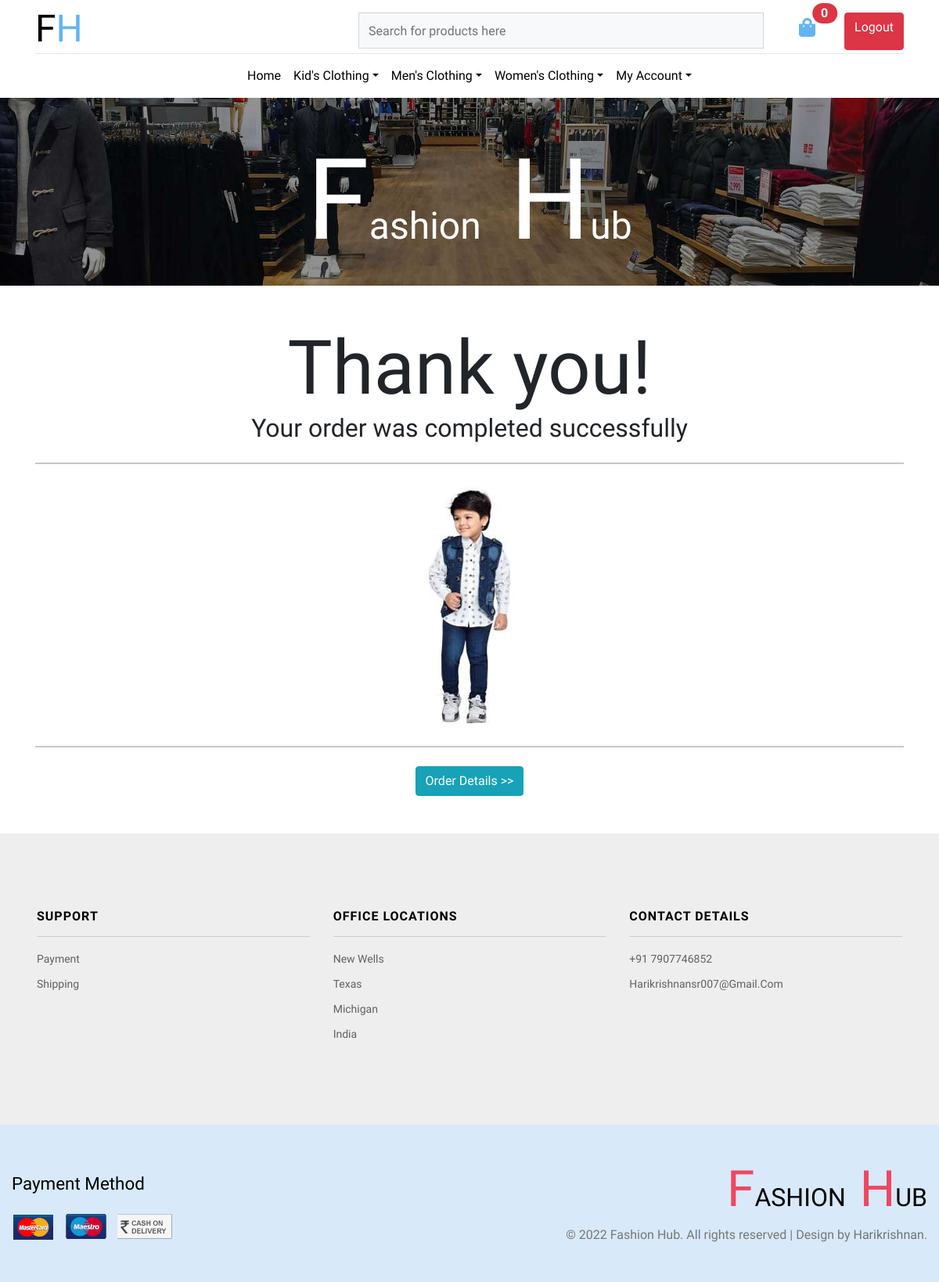
Before: /order/thank_you (signed in) with the older database file.
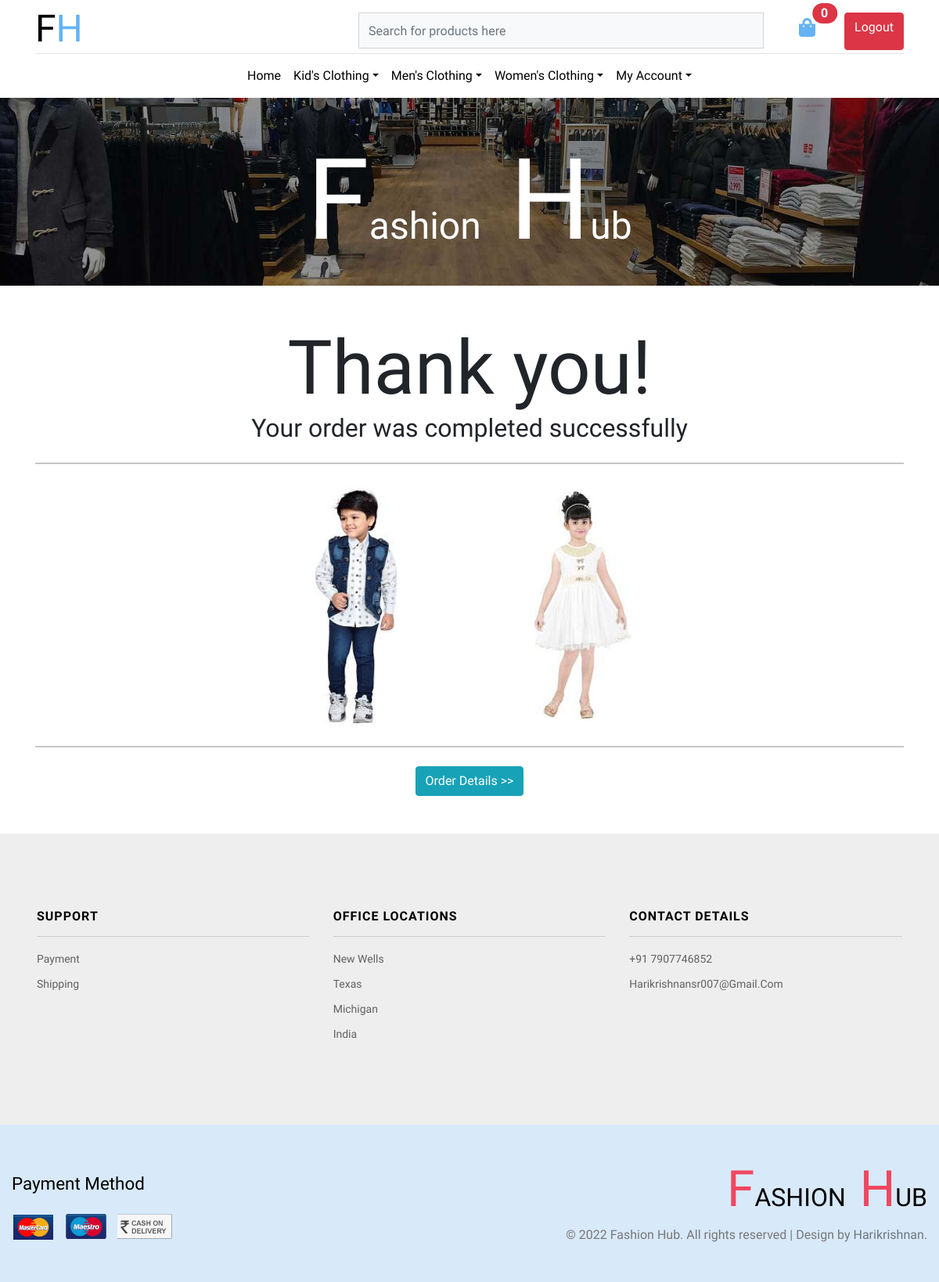
After: the same page with the newer database file.
### admin_dashboard/models.py (models this page shows, shortened)
class Category(MPTTModel):
    name = models.CharField( max_length=255, unique=True)
    image = models.ImageField(upload_to="category", blank=True)
    parent = TreeForeignKey('self', related_name='children', on_delete=models.CASCADE, blank=True, null=True)
    slug = models.SlugField( max_length=255, null = True, unique=True)
    description = models.TextField(null = True, blank = True)
    created = models.DateTimeField( auto_now_add=True)
    updated = models.DateTimeField(auto_now=True)
    class MPTTMeta:
        order_insertion_by = ['name']
    class Meta:
        unique_together = (('parent', 'slug',))
        verbose_name_plural = 'categories'

class Product(models.Model):
    category=TreeForeignKey(Category,  on_delete=models.CASCADE, related_name='products')
    name=models.CharField(max_length=200, unique=True)
    brand = models.ForeignKey(Brand, on_delete=models.CASCADE, null = True, blank = True, related_name='products')
    slug=models.SlugField(max_length=200, null = True, unique=True)
    image=models.ImageField(upload_to='product',blank=True)
    description=models.TextField(blank=True)
    price=models.DecimalField(max_digits=10, decimal_places=2)
    available=models.BooleanField(default=True)
    created=models.DateTimeField(auto_now_add=True)
    updated=models.DateTimeField(auto_now=True)
    quantity =  models.IntegerField(blank=True, null=True)
    is_featured=models.BooleanField(default=False)

### order/models.py (models this page shows, shortened)
class OrderItem(models.Model):
    product = models.ForeignKey(Product, on_delete=models.CASCADE)
    order = models.ForeignKey(Order, on_delete=models.CASCADE, related_name="order_items")
    quantity = models.IntegerField()
    price = models.DecimalField(max_digits=10, decimal_places=2, null = True, blank = True)

### order/views.py (the view)
# urls.py: path('order/thank_you', views.thankYou, name="thank_you"),
def thankYou(request, order = None):
    if request.user.is_authenticated:
        order = Order.objects.filter(user = request.user).last()
    context = {
        "order": order
    }
    return render(request,"shop/thank_you.html", context)

### admin_dashboard/context_processor.py (called while the page is built)
def subject_renderer(request):
   return {
       'main_categories': Category.objects.filter(parent=None).order_by('name')
   }

### templates/shop/thank_you.html (shortened to what this page needs)
{% extends 'shop/main.html' %}
{% load static %}
{% block content%}
	<div class="ibanner_w3 pt-sm-5 pt-3">
		<h4 class="head_agileinfo text-center text-capitalize text-center pt-5">
			<span>f</span>ashion
			<span>h</span>ub</h4>
	</div>
    <section class="checkout_wthree py-sm-5 py-3">
        <div class="container text-center ">
            <h1 class="display-1"><strong>Thank you!</strong></h1>
            <h2>Your order was completed successfully</h2>
            <hr class="my-4" />
            {% for item in order.order_items.all %}
                <img src="{{ item.product.image.url }}" alt="img" class="w-10">
            {% endfor %}
            <hr class="my-4" />
            <a href="{% url 'order_details' order.order_number %}" class="btn btn-info btn-rounded">Order Details >> </a>
        </div>
    </section>
{% endblock%}

### templates/shop/main.html (shortened to what the changed rows need)
{% load static %}
<!DOCTYPE html>
<html lang="zxx">
    <head>
        <link href="https://cdn.jsdelivr.net/npm/bootstrap@5.0.0-beta3/dist/css/bootstrap.min.css" rel="stylesheet" />
        <link rel="stylesheet" href="https://cdnjs.cloudflare.com/ajax/libs/font-awesome/5.15.3/css/all.min.css" />
        <link rel="stylesheet" href="https://use.fontawesome.com/releases/v5.7.2/css/all.css">
        <link rel="stylesheet" type="text/css" href="{% static '/css/shop/bootstrap.css' %}"  media="all">
        <link rel="stylesheet" type="text/css" href="{% static '/css/shop/shop.css' %}"  media="all">
        <link rel="stylesheet" type="text/css" href="{% static '/css/shop/owl.carousel.min.css' %}"  media="all">
        <link rel="stylesheet" type="text/css" href="{% static '/css/shop/style.css' %}"  media="all">
        <link rel="stylesheet" type="text/css" href="{% static '/css/shop/flexslider.css' %}"  media="all">
        <link rel="stylesheet" type="text/css" href="{% static '/css/shop/checkout.css' %}"  media="all">
        <link rel="stylesheet" type="text/css" href="{% static '/css/shop/easy-responsive-tabs.css' %}"  media="all">
        <link rel="stylesheet" type="text/css" href="{% static '/css/shop/creditly.css' %}"  media="all">
        <link rel="stylesheet" type="text/css" href="{% static '/css/shop/owl.carousel.min.css' %}"  media="all">
    </head>
    <body>
        <header>
            <div class="container">
                <nav class="top_nav d-flex pt-3 pb-1">
                    <h1>
                        <a class="navbar-brand" href="{% url 'home'  %}">fh
                        </a>
                    </h1>
                </nav>
                <nav class="navbar navbar-expand-lg navbar-light justify-content-center">
                    <div class="collapse navbar-collapse" id="navbarSupportedContent">
                        <ul class="navbar-nav mx-auto text-center">
                            {% for main_category in main_categories %}
                                <li class="nav-item dropdown has-mega-menu" style="position:static;">
                                    <a class="nav-link dropdown-toggle" data-toggle="dropdown" href="{%  url 'product_list' main_category.slug %}" role="button" aria-haspopup="true" aria-expanded="false">{{ main_category.name }}</a>
                                </li>
                            {% endfor %}
                        </ul>
                    </div>
                </nav>
            </div>
        </header>
        {% block content %}{% endblock content %}
        <footer>
            <div class="footerv2-w3ls">
                <div class="container-fluid py-5 footer-copy_w3ls">
                    <div class="d-lg-flex justify-content-between">
                        <div class="cpy-right align-self-center">
                            <h2 class="agile_btxt">
                                <a href="index.html">
                                    <span>f</span>ashion
                                    <span>h</span>ub</a>
                            </h2>
                        </div>
                    </div>
                </div>
            </div>
        </footer>
    </body>
</html>

Changed rows visible on the page:
added OrderItem: product.image (picture)
